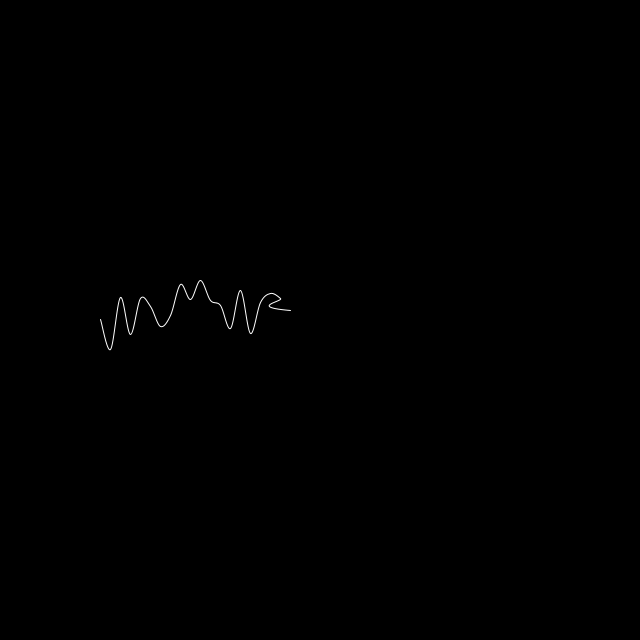
Frame 1 (no input)
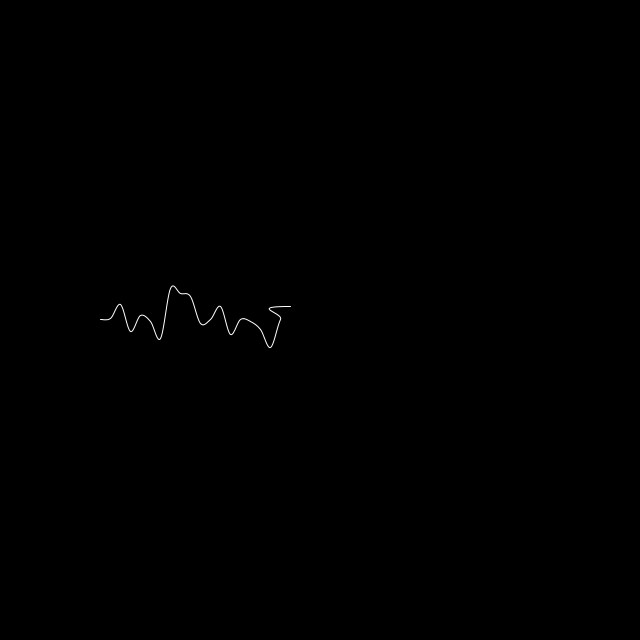
Frame 60 (the mouse pressed at the canvas centre just before this capture)
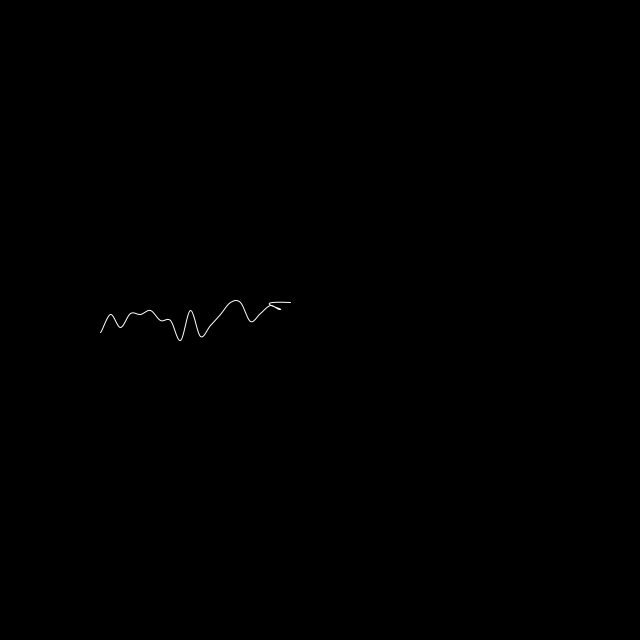
Frame 120 (the mouse held since frame 60 and released just before this capture)

The Processing sketch that drew these frames (run headless with seeded random() and noise(); from frame 60 on, the mouse is pressed at the canvas centre):

// Processing sketch: wiggly
// ── wiggly.pde
void setup() {
	size(640, 640);
}

void draw() {
  background(0);

  noFill();
  stroke(255);
  strokeWeight(1);

  beginShape();
  curveVertex(100, height / 2);

  for (int i = 0; i < 20; i++) {
    float noiseScale = 100;
    float offset = noise(frameCount + i) * noiseScale - (noiseScale / 2);
    curveVertex(100 + 10 * i, height / 2 + offset);
  }

  curveVertex(540, height / 2);
  endShape();
}
